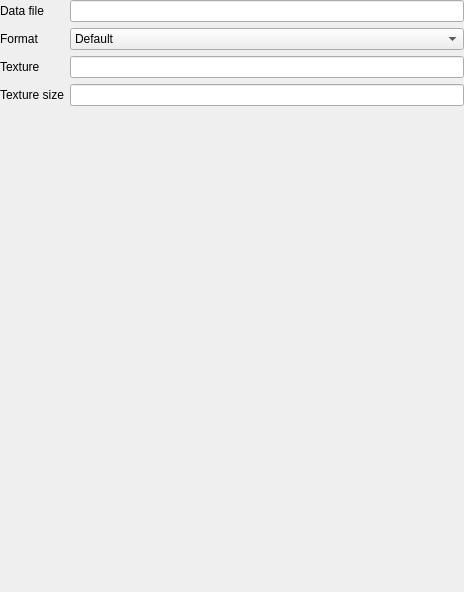
<?xml version="1.0" encoding="UTF-8"?>
<ui version="4.0">
 <class>AtlasPropertiesWidget</class>
 <widget class="QWidget" name="AtlasPropertiesWidget">
  <property name="geometry">
   <rect>
    <x>0</x>
    <y>0</y>
    <width>464</width>
    <height>592</height>
   </rect>
  </property>
  <property name="windowTitle">
   <string>Form</string>
  </property>
  <layout class="QFormLayout" name="formLayout">
   <property name="leftMargin">
    <number>0</number>
   </property>
   <property name="topMargin">
    <number>0</number>
   </property>
   <property name="rightMargin">
    <number>0</number>
   </property>
   <property name="bottomMargin">
    <number>0</number>
   </property>
   <item row="0" column="0">
    <widget class="QLabel" name="m_label_data_file">
     <property name="text">
      <string>Data file</string>
     </property>
    </widget>
   </item>
   <item row="0" column="1">
    <widget class="QLineEdit" name="m_edit_data_file">
     <property name="readOnly">
      <bool>true</bool>
     </property>
    </widget>
   </item>
   <item row="1" column="0">
    <widget class="QLabel" name="m_label_format">
     <property name="text">
      <string>Format</string>
     </property>
    </widget>
   </item>
   <item row="1" column="1">
    <widget class="QComboBox" name="m_combo_format">
     <property name="sizePolicy">
      <sizepolicy hsizetype="Expanding" vsizetype="Fixed">
       <horstretch>0</horstretch>
       <verstretch>0</verstretch>
      </sizepolicy>
     </property>
     <item>
      <property name="text">
       <string>Default</string>
      </property>
     </item>
    </widget>
   </item>
   <item row="2" column="0">
    <widget class="QLabel" name="m_label_texture_file">
     <property name="text">
      <string>Texture</string>
     </property>
    </widget>
   </item>
   <item row="2" column="1">
    <widget class="QLineEdit" name="m_edit_texture_file">
     <property name="readOnly">
      <bool>true</bool>
     </property>
    </widget>
   </item>
   <item row="3" column="0">
    <widget class="QLabel" name="m_label_texture_size">
     <property name="text">
      <string>Texture size</string>
     </property>
    </widget>
   </item>
   <item row="3" column="1">
    <widget class="QLineEdit" name="m_edit_texture_size">
     <property name="readOnly">
      <bool>true</bool>
     </property>
    </widget>
   </item>
   <item row="4" column="1">
    <spacer name="m_spacer">
     <property name="orientation">
      <enum>Qt::Orientation::Vertical</enum>
     </property>
     <property name="sizeHint" stdset="0">
      <size>
       <width>20</width>
       <height>40</height>
      </size>
     </property>
    </spacer>
   </item>
  </layout>
 </widget>
 <resources/>
 <connections/>
</ui>
